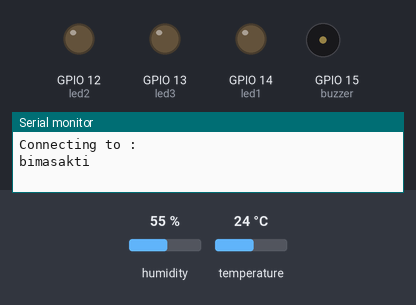
A sketch run on a simulated ESP8266 (NodeMCU). Parts: output pins drawn as LEDs (lit = HIGH), buzzer (waves = sounding, pin HIGH), the last lines printed to the serial monitor. The inputs (shaded band) are chosen by the test bench; at power-on: humidity 55 %, temperature 24 °C. WiFi joins after 1.5 s; servers stay silent unless stated; uploads are accepted with an empty reply.

Above: at 1.1 s.
At 5.0 s:
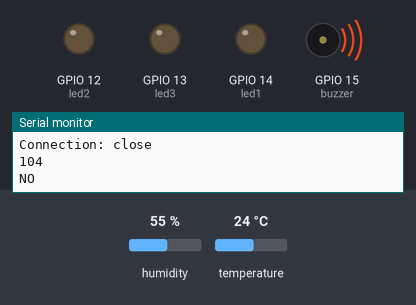
Timing chart, 0 to 6.5 s (numbered marks = the images above):
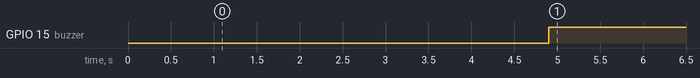

The sketch:

mcudht.ino
```cpp
#include <ESP8266WiFi.h>
#include "DHT.h"
#define DHTPIN 2
#define DHTTYPE DHT22
WiFiClient client;
DHT dht(DHTPIN,DHTTYPE);
const char* ssid = "bimasakti";    // Enter SSID here
const char* password = "paladin4";  //Enter Password here

const String server = "imka-mms.herokuapp.com";
String getH;
String getT;
String getStr;
#define buzzer 15
#define led1 14
#define led2 12
#define led3 13
void setup() {
  // put your setup code here, to run once:
  Serial.begin(9600);
  delay(1000);
  Serial.println("Connecting to :");
  Serial.println(ssid);
  WiFi.begin(ssid,password);
  pinMode(led1, OUTPUT);pinMode(led2, OUTPUT);pinMode(led3, OUTPUT);pinMode(buzzer, OUTPUT);

  while (WiFi.status()!=WL_CONNECTED){
    delay(500);
    Serial.print(".");
  }
  Serial.println("");
  Serial.println("WiFi connected");
  Serial.println("DHTxx test!");
  dht.begin();
  digitalWrite(led1,LOW); digitalWrite(led2,LOW); digitalWrite(led3,LOW); digitalWrite(buzzer,LOW);
}

void loop() {
  float h=dht.readHumidity();
  float t=dht.readTemperature();
  if (isnan(h) || isnan(t)) {
    Serial.println("Failed to read from DHT sensor!");
    return;
  }
  float hic=dht.computeHeatIndex(t,h,false);
  Serial.print("Humidity: ");
  Serial.print(h);
  Serial.print(" %\t");
  Serial.print("Temperature: ");
  Serial.print(t);
  Serial.print("Heat index: ");
  Serial.print(hic);
  Serial.println(" *C ");
  getH="";
  getT="";
  getH=getH+String((int)h);
  getT=getT+String((int)t);
  getStr="/input?suhu="+getT+"&klb="+getH;
  Serial.println("Accessing: ");
  Serial.println(server+getStr);
  delay(2000);

  if (client.connect(server, 80)) {

    Serial.println("connected");
    client.println("GET "+getStr+" HTTP/1.1");
    client.println("Host: "+server);
    client.println("Connection: close");
    client.println();
    String testStr = "";  // This version takes 3512 bytes
    int len;
    String cekStr;
    while(client.connected()){
      char c = client.read();
      Serial.print(c);
      testStr=testStr+c;
    }
    len=testStr.length();
    Serial.println(len);
    cekStr=testStr.substring(len-3,len);
    Serial.println(cekStr);

   if(cekStr.equals("NO1")){
          digitalWrite(led1,HIGH); digitalWrite(led2,LOW); digitalWrite(led3,LOW); digitalWrite(buzzer,LOW);
          Serial.println("NO-1");
   } else if(cekStr.equals("NO2")){
          digitalWrite(led1,LOW); digitalWrite(led2,HIGH); digitalWrite(led3,LOW); digitalWrite(buzzer,LOW);
          Serial.println("NO-2");
   } else if(cekStr.equals("NO3")){
          digitalWrite(led1,HIGH); digitalWrite(led2,HIGH); digitalWrite(led3,LOW); digitalWrite(buzzer,LOW);
          Serial.println("NO-3");
   } else if(cekStr.equals("NO4")){
          digitalWrite(led1,LOW); digitalWrite(led2,LOW); digitalWrite(led3,HIGH); digitalWrite(buzzer,LOW);
          Serial.println("NO-4");
   } else if(cekStr.equals("NO5")){
          digitalWrite(led1,HIGH); digitalWrite(led2,LOW); digitalWrite(led3,HIGH); digitalWrite(buzzer,LOW);
          Serial.println("NO-5");
   } else if(cekStr.equals("NO6")){
          digitalWrite(led1,LOW); digitalWrite(led2,HIGH); digitalWrite(led3,HIGH); digitalWrite(buzzer,LOW);
          Serial.println("NO-6");
   } else if(cekStr.equals("NO7")){
          digitalWrite(led1,HIGH); digitalWrite(led2,HIGH); digitalWrite(led3,HIGH); digitalWrite(buzzer,LOW);
          Serial.println("NO-7");
   } else if(cekStr.equals("NO8")){
          digitalWrite(led1,HIGH); digitalWrite(led2,HIGH); digitalWrite(led3,HIGH); digitalWrite(buzzer,HIGH);
          Serial.println("NO-8");
   } else if(cekStr.equals("OKK")){
          digitalWrite(led1,LOW); digitalWrite(led2,LOW); digitalWrite(led3,LOW); digitalWrite(buzzer,LOW);
          Serial.println("OK-1");
   } else {
          digitalWrite(led1,LOW); digitalWrite(led2,LOW); digitalWrite(led3,LOW); digitalWrite(buzzer,HIGH);
          Serial.println("NO");
   }

  } else {
    Serial.println("connection failed");
  }

  client.stop();
  Serial.println();
  delay(3000);

}
```

Measured:
- by itself, GPIO 15 (buzzer): LOW → HIGH at 4.9 s
